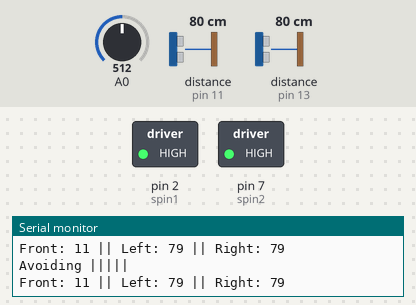
This sketch was run on a simulated Arduino Uno, built with avr-gcc and run on an emulated ATmega328P. Shown: switched loads named in the sketch (green lamp = pin HIGH), the last lines printed to the serial monitor. Wiring (inferred from the names in the program): 2 × ultrasonic range finder: trigger pin 10, echo pin 11 / trigger pin 12, echo pin 13. The test bench sets the inputs (shaded band); at power-on: A0 = 512, distance to the obstacle (sensors on pin 13, pin 11) 80 cm. The echo pulse lasts 58.3 µs per cm; pins used as bus, display or sensor lines are not drawn.

Above: at 7.2 s.
7.3 s: A0 set to 372
8.8 s: A0 set to 346
10.3 s: distance to the obstacle (sensor on pin 13) set to 7 cm
At 11.4 s:
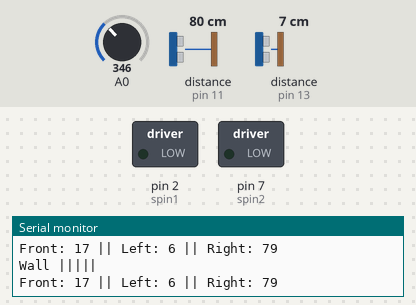
13.3 s: distance to the obstacle (sensor on pin 13) set to 10 cm
At 14.6 s:
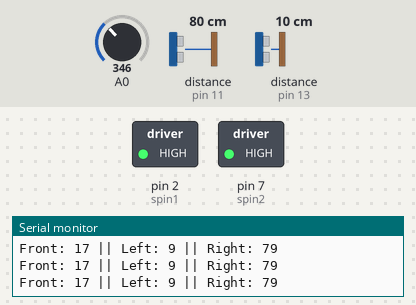
Timing chart, 0 to 16.3 s (numbered marks = the images above; inputs shaded):
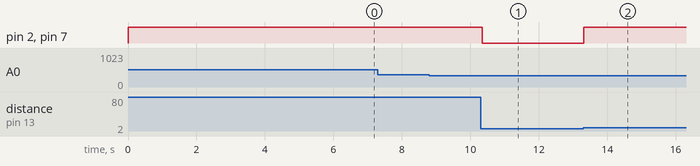

The sketch:

Mini4.ino
```cpp
/*
Mini Project 4
December 2, 2024
By, Tristyn Crawford
341544
*/

//Pin Definitions
//US sensor
const int USR_T = 10;
const int USR_E = 11;
const int USL_T = 12;
const int USL_E = 13;
//IR sensor
const int IR_F = A0;

//DC Motor
const int spin1 = 2;
const int DCL_F = 3;
const int DCL_B = 4;
const int spin2 = 7;
const int DCR_F = 5;
const int DCR_B = 6;

//Constants
const int obstacle_dist = 17;
const int wall_threshold = 8;
const int min_dist = 12;
const int hum_min = 20;
const int hum_max = 30;
const int speedmax = 250;
const int speedmin = 100;


//Variables
int front_dist = 0;
int left_dist = 0;
int right_dist = 0;

//Switch between modes automactically
enum RobotMode {Avoid_Obstacle, Follow_Wall, Human_Follow};
RobotMode currentMode;

//Boolean Variables
bool change = false;
bool wallL = false;
bool wallR = false;
bool human = false;


void setup() {
  //delcares all pins
  Serial.begin(9600);
  pinMode(USR_T, OUTPUT);
  pinMode(USR_E, INPUT);
  pinMode(USL_T, OUTPUT);
  pinMode(USL_E, INPUT);
  pinMode(spin1, OUTPUT);
  pinMode(DCL_F, OUTPUT);
  pinMode(DCL_B, OUTPUT);
  pinMode(spin2, OUTPUT);
  pinMode(DCR_F, OUTPUT);
  pinMode(DCR_B, OUTPUT);

}

void loop() {
  // put your main code here, to run repeatedly:
  //Read the sensor values
  right_dist = getUS(USR_T, USR_E);
  left_dist = getUS(USL_T, USL_E);
  front_dist = ReadIR(IR_F);


  // Debugging
  Serial.print("Front: ");
  Serial.print(front_dist);
  Serial.print(" || Left: ");
  Serial.print(left_dist);
  Serial.print(" || Right: ");
  Serial.println(right_dist);

  //determine which mode the robot is in
  if (front_dist < obstacle_dist){
    //for Avoiding obstacles
    currentMode = Avoid_Obstacle;
  } else if (left_dist < wall_threshold || right_dist < wall_threshold){
    //for following a wall
    currentMode = Follow_Wall;
  } else if (front_dist >= hum_min && front_dist <= hum_max) {
    //to follow a human
    currentMode = Human_Follow;
  } else {
    //if nothing the robot will just move forward
    moveForward(speedmax);
    return;
  }

  //switch case based on the mode
  switch (currentMode) {
    //for avoiding obstacles the corresponding function is run
    case Avoid_Obstacle:
      AvoidObj(front_dist, left_dist, right_dist);
      break;
    //for following a wall the corresponding function is run
    case Follow_Wall:
      wallfollowing(front_dist, left_dist, right_dist);
      break;
    //for followin a human the corresponding function is run
    case Human_Follow:
      Human(front_dist);
      break;

  }
  delay(50);
}

//Function to avoid obstacles
void AvoidObj(int front, int left, int right) {
  //for debugging purposes
  Serial.println("Avoiding |||||");
  change = true;
  //while there is a change the following loop will run
  while (change == true){
    //if the front distance is less than the obstacle distance and greater than the minimum distance
    if (front < obstacle_dist && front > min_dist) {
      //if left is less than right
      if (left > right) {
        //turn left
        turnLeft(speedmax);
      } else {
        //turn right
        turnRight(speedmax);
      }
    //if the front distance is less than the minimum distance the robot will move backwards
    } else if (front < min_dist){
      moveBackward(speedmax);
    //else it will move forward
    } else {
      moveForward(speedmax);
    }
    change = false;  //resetting the variable
  }
}

//Function to follow a wall
void wallfollowing(int front, int left, int right) {
  //for debugging
  Serial.println("Wall |||||");
  //if left is less than right
  if (left < right) {
    //set to true
    wallL = true;
  } else {
    //set to true
    wallR = true;
  }
  //when wall is on the left
  while (wallL == true){
    //if left distance is less than the wall distance
    if (left < wall_threshold) {
      //turn right
      turnRight(speedmin);
    //if left distance is greater than the wall distance
    } else if (left > wall_threshold) {
      //turn left
      turnLeft(speedmin);
    //if the front distance is less than the obstacle distance
    } else if (front < obstacle_dist) {
      //runs avoid obstacle function
      AvoidObj(front, left, right);
    //else the robot moves forward
    } else {
      moveForward(speedmin);
    }
    wallL = false;
  }
  //same as previous but for right wall
  while (wallR == true) {
    if (right < wall_threshold){
      turnLeft(speedmin);
    } else if (right > wall_threshold){
      turnRight(speedmin);
    } else if (front < obstacle_dist){
      AvoidObj(front, left, right);
    } else {
      moveForward(speedmin);
    }
    wallR = false;
  }
}

//Function to follow a Human/obstacle
void Human(int front) {
  //for debugging
  Serial.println("Human |||||");
  human = true;

  while (human == true){
    //to maintain a specific distance with the object
    if (front > (hum_max - 2)) {
      moveBackward(speedmax);
    } else if (front < (hum_min + 2)) {
      moveForward(speedmax);
    } else {
      moveForward((speedmin+50));
    }
    human = false;
  }
}

//Behaviour Functions
void moveForward(int speed){
  analogWrite(spin1, speed);
  analogWrite(spin2, speed);
  //pins are set the same for left and right
  digitalWrite(DCL_F, LOW);
  digitalWrite(DCL_B, HIGH);
  digitalWrite(DCR_F, LOW);
  digitalWrite(DCR_B, HIGH);
}

void moveBackward(int speed){
  analogWrite(spin1, speed);
  analogWrite(spin2, speed);
  //reversed of moveForward
  digitalWrite(DCL_F, HIGH);
  digitalWrite(DCL_B, LOW);
  digitalWrite(DCR_F, HIGH);
  digitalWrite(DCR_B, LOW);

}

void turnLeft(int speed){
  analogWrite(spin1, speed);
  analogWrite(spin2, speed);
  //pins are set to opposite on left and right
  digitalWrite(DCL_F, LOW);
  digitalWrite(DCL_B, HIGH);
  digitalWrite(DCR_F, HIGH);
  digitalWrite(DCR_B, LOW);
}

void turnRight(int speed){
  analogWrite(spin1, speed);
  analogWrite(spin2, speed);
  //reversed of turnLeft
  digitalWrite(DCL_F, HIGH);
  digitalWrite(DCL_B, LOW);
  digitalWrite(DCR_F, LOW);
  digitalWrite(DCR_B, HIGH);

}

void stopMotors(){
  //stops the motor
  analogWrite(spin1, 0);
  analogWrite(spin2, 0);
}


// Function to measure distance from US sensor in CM
int getUS(int tpin, int epin) {
  //initializes the Trigger Pin with small delays
  digitalWrite(tpin, LOW);
  delayMicroseconds(2);
  digitalWrite(tpin, HIGH);
  delayMicroseconds(10);
  digitalWrite(tpin, LOW);
  //Duration in seconds is set to the Echo pin
  long duration = pulseIn(epin, HIGH);
  //Determining the distance from time using the given equation
  float distance = (duration * 0.0343) / 2; // Convert time to distance (cm)
  return distance;
}

//Function to read IR value in CM
int ReadIR(int pin) {
  int sensorValue = analogRead(pin);
  // Convert the sensor value to distance (approximation based on datasheet)
  float voltage = sensorValue * (5.0 / 1023.0); // Convert ADC value to voltage
  int distance = 27.86 / (voltage - 0.1);       // Empirical formula for distance in cm
  distance = constrain(distance, 10, 80);       // Limit to sensor's valid range
  return distance;
}
```

Measured:
- the behaviour switches between 8 and 9 cm on distance to the obstacle (sensor on pin 13) (found by bisection; images 1 and 2)
- after the input at 10.3 s, pin 2 (spin1), pin 7 (spin2): HIGH → LOW after 0.05 s
- after the input at 13.3 s, pin 2 (spin1), pin 7 (spin2): LOW → HIGH at once
